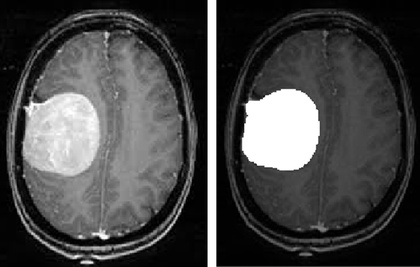
%> input picture img2.jpg, 420 x 267 px, shrunk from 773 x 491 before the run
$ octave code.m   (GNU Octave 9; MATLAB toolbox functions it lacks are replaced by stand-ins)
%> lines starting %> are read from the running program, lines starting %| are printed output that depends on the picture; in (x1, y1, x2, y2) boxes, pixels count from 0 and x2, y2 are one past the last pixel; in counts of white or black regions, pixels touching at a corner belong together; the program's own positions count from 1
resim=imread('img2.jpg');
%> resim is the input picture: size 267x420x3 uint8; min 0, max 255, mean 70.8

resim_gray=rgb2gray(resim);
[sutun kolon]=size(resim_gray);
%> sutun = 267; kolon = 420


b=zeros(sutun,kolon);

hp_fil=[-1 2 -1;0 0 0;1 -2 1];
b=imfilter(resim_gray,hp_fil);
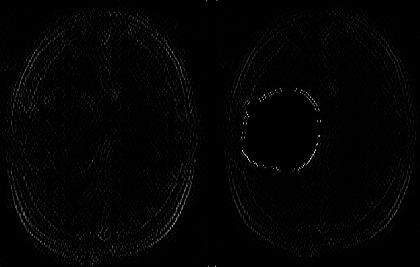
%> b: size 267x420 uint8; min 0, max 255, mean 3.1

kolon=b+resim_gray+25;
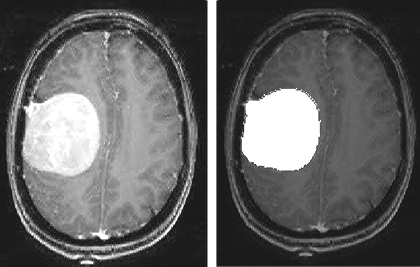
%> kolon: size 267x420 uint8; min 25, max 255, mean 97.1
medfilt2(kolon);

T = graythresh(kolon);
%> T = 0.471
thresh = im2bw(kolon,T+0.3);
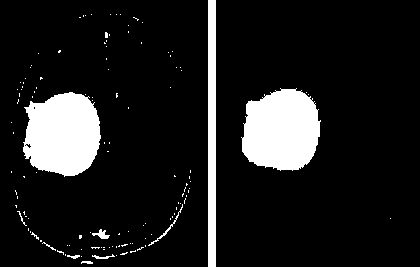
%> thresh: size 267x420 logical; 11.7% white; 125 white regions (115 under 20 px), largest, box (x1, y1, x2, y2) and area: (241, 88, 321, 171) 5182, (23, 92, 101, 177) 5162, (208, 0, 216, 267) 2136

thresh5=watershed(thresh);
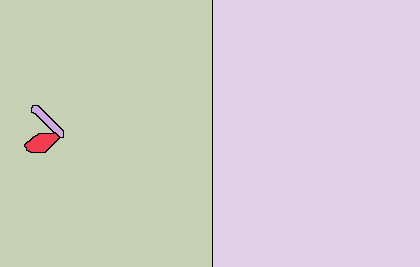
%> thresh5: size 267x420 uint8; 5 distinct labels, from 0 to 4; one colour per label, 0 black

%morfolojik islemler
fs = get(0,'ScreenSize');
figure('Position',[0 0 fs(3)/2 fs(4)])
se = strel('disk',0);

thresh1 = imerode(thresh,se);
subplot(3,2,1);
imshow(thresh1);


se = strel('disk',0);
thresh1 = imdilate(thresh1,se);
subplot(3,2,2);
imshow(thresh1);

se2 = strel('disk',1);
thresh2 = imerode(thresh1,se2);
%> thresh2: size 267x420 logical; 10.2% white; 16 white regions (12 under 20 px), largest, box (x1, y1, x2, y2) and area: (243, 90, 319, 170) 4904, (24, 93, 100, 175) 4869, (209, 0, 215, 267) 1602, (98, 230, 108, 238) 38
subplot(3,2,3);
imshow(thresh2)

se2 = strel('disk',1);
thresh2 = imdilate(thresh2,se2);
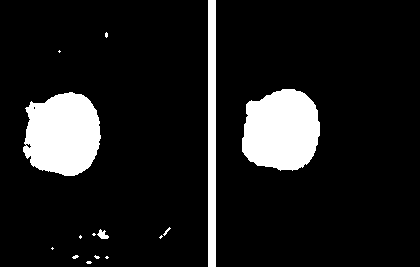
%> thresh2: size 267x420 logical; 11.2% white; 15 white regions (10 under 20 px), largest, box (x1, y1, x2, y2) and area: (242, 89, 320, 171) 5147, (23, 92, 101, 176) 5140, (208, 0, 216, 267) 2136, (97, 229, 109, 239) 68, (163, 227, 171, 236) 22
subplot(3,2,4);
imshow(thresh2)

se3 = strel('disk',6);
thresh3 = imerode(thresh2,se3);
%> thresh3: size 267x420 logical; 6.7% white; 2 white regions, box (x1, y1, x2, y2) and area: (247, 94, 315, 165) 3847, (31, 98, 95, 171) 3698
subplot(3,2,5);
imshow(thresh3)

se3 = strel('disk',6);
thresh3 = imdilate(thresh3,se3);
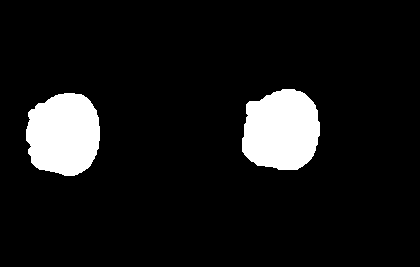
%> thresh3: size 267x420 logical; 9% white; 2 white regions, box (x1, y1, x2, y2) and area: (242, 89, 320, 170) 5135, (26, 93, 100, 176) 4981
subplot(3,2,6);
imshow(thresh3)


fs = get(0,'ScreenSize');
figure('Position',[round(fs(3)/2) 0 fs(3)/2 fs(4)])

[sutun2 kolon2]=size(thresh3);
%> sutun2 = 267; kolon2 = 420

for i=1:1:sutun2
    for j=1:1:kolon2
        if thresh3(i,j)==1
            resim_gray(i,j)=255;
        else
            resim_gray(i,j)=resim_gray(i,j)*0.5;
        end;
    end;
end;
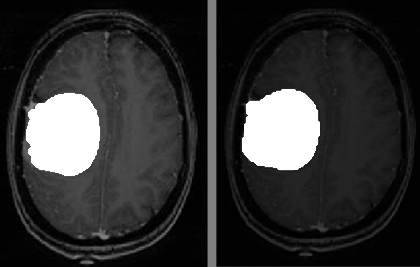
%> resim_gray: size 267x420 uint8; min 0, max 255, mean 48.1
subplot(2,1,1);
imshow(resim);
subplot(2,1,2);
imshow(resim_gray);

$ run again, with img1.jpg copied over img2.jpg
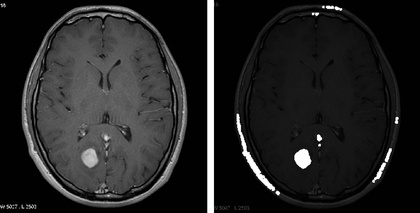
%> input picture img1.jpg, 420 x 213 px, shrunk from 1003 x 509 before the run
%> resim is the input picture: size 213x420x3 uint8; min 0, max 255, mean 36
%> `kolon=b+resim_gray+25;`:
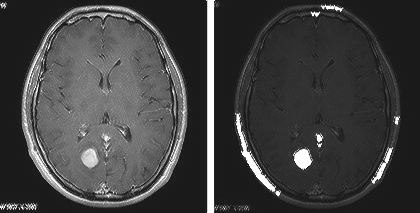
%> kolon: size 213x420 uint8; min 25, max 255, mean 64.8
%> T = 0.329
%> thresh: size 213x420 logical; 5.4% white; 214 white regions (192 under 20 px), largest, box (x1, y1, x2, y2) and area: (206, 0, 215, 213) 1493, (23, 11, 92, 203) 677, (236, 113, 276, 192) 454
%> thresh5: size 213x420 uint8; 6 distinct labels, from 0 to 5
%> after the loop `for i=1:1:sutun2`:
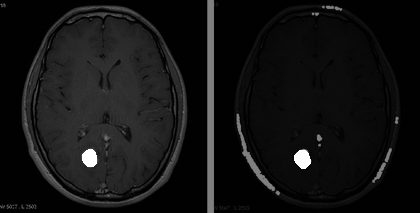
%> resim_gray: size 213x420 uint8; min 0, max 255, mean 19.1

$ run again, with img3.jpg copied over img2.jpg
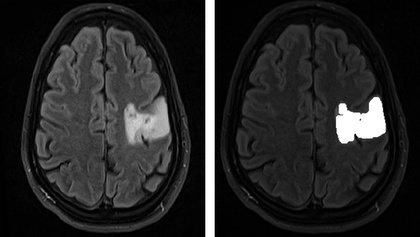
%> input picture img3.jpg, 420 x 237 px, shrunk from 718 x 405 before the run
%> resim is the input picture: size 237x420x3 uint8; min 0, max 255, mean 37.4
%> `kolon=b+resim_gray+25;`:
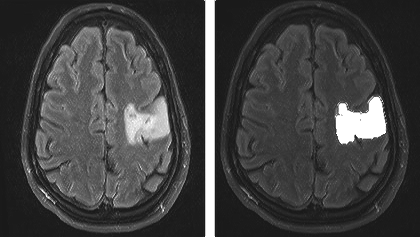
%> kolon: size 237x420 uint8; min 25, max 255, mean 64.9
%> T = 0.537
%> thresh: size 237x420 logical; 3.7% white; 41 white regions (38 under 20 px), largest, box (x1, y1, x2, y2) and area: (205, 0, 215, 237) 1898, (335, 97, 386, 144) 1501, (127, 114, 156, 141) 243
%> thresh5: size 237x420 uint8; 9 distinct labels, from 0 to 8
%> after the loop `for i=1:1:sutun2`:
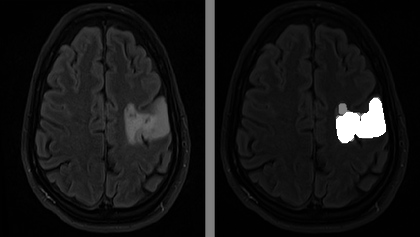
%> resim_gray: size 237x420 uint8; min 0, max 255, mean 20.7

$ run again, with img6.jpg copied over img2.jpg
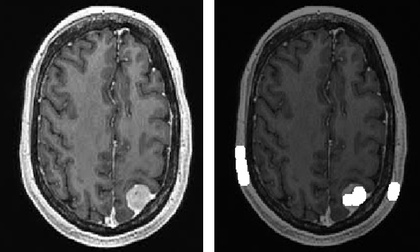
%> input picture img6.jpg, 420 x 252 px, shrunk from 676 x 405 before the run
%> resim is the input picture: size 252x420x3 uint8; min 0, max 255, mean 65
%> T = 0.451
%> thresh: size 252x420 logical; 9.8% white; 181 white regions (172 under 20 px), largest, box (x1, y1, x2, y2) and area: (19, 6, 192, 247) 5479, (202, 0, 214, 252) 2773, (126, 185, 157, 219) 520
%> thresh5: size 252x420 uint8; 61 distinct labels, from 0 to 60
%> after the loop `for i=1:1:sutun2`:
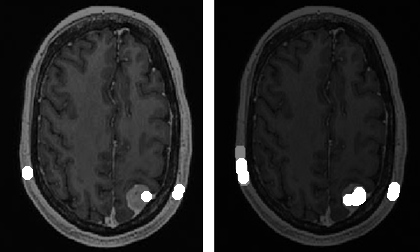
%> resim_gray: size 252x420 uint8; min 0, max 255, mean 37.7
